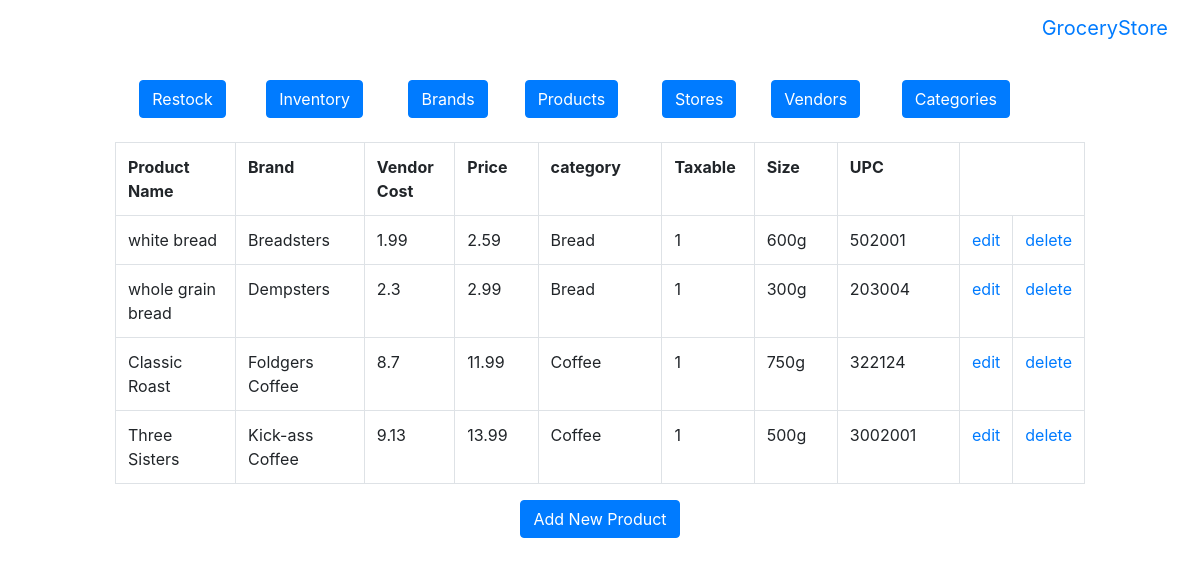
Screenshot of /db-group/htdocs/admin/viewProducts.php with the database file from the repository.
### tables this page shows
CREATE TABLE `items` (
  `description` varchar(128) DEFAULT NULL,
  `brand_id` varchar(128) DEFAULT NULL,
  `vendor_cost` double DEFAULT NULL,
  `price` double DEFAULT NULL,
  `type` varchar(45) DEFAULT NULL,
  `taxable` tinyint(4) DEFAULT NULL,
  `size` varchar(32) DEFAULT NULL,
  `UPC` int(11) DEFAULT NULL
);

### db-group/htdocs/admin/viewProducts.php (the view, shortened to what this page needs)
<?php
 require ('../../mysqli_connect.php');
 $q = "SELECT description, brand_id, vendor_cost, price, type, taxable, size, UPC
FROM items ORDER BY brand_id ASC";
 $r = mysqli_query ($dbc, $q)
	or die("Error: ".mysqli_error($dbc));
 echo '<br/>
 <table class="table table-bordered" border="0" width="90%" cellspacing="3" cellpadding="3" align="center">
 <tr>
 <td align="left" width="15%"><b>Product Name</b></td>
 <td align="left" width="15%"><b>Brand</b></td>
 <td align="left" width="10%"><b>Vendor Cost</b></td>
 <td align="left" width="10%"><b>Price</b></td>
  <td align="left" width="15%"><b>category</b></td>
   <td align="left" width="10%"><b>Taxable</b></td>
    <td align="left" width="10%"><b>Size</b></td>
	 <td align="left" width="15%"><b>UPC</b></td>
 </tr>
 ';
 while ($row = mysqli_fetch_array ($r, MYSQLI_ASSOC)) {
 echo "\t<tr>
   <td align=\"left\">{$row['description']}</td>
   <td align=\"left\">{$row['brand_id']}</td>
   <td align=\"left\">{$row['vendor_cost']}</td>
   <td align=\"left\">{$row['price']}</td>
   <td align=\"left\">{$row['type']}</td>
   <td align=\"left\">{$row['taxable']}</td>
   <td align=\"left\">{$row['size']}</td>
   <td align=\"left\">{$row['UPC']}</td>
   <td align=\"center\"><a href='updateProduct.php?id=". $row['UPC'] ."' title='Update Record' data-toggle='tooltip'>edit</a></td>
        <td align=\"center\"><a href='deleteProduct.php?id=". $row['UPC'] ."' title='Update Record' data-toggle='tooltip'>delete</a></td>
 </tr>\n";
}
 echo '</table><div class="text-center"><a class="btn btn-primary" href="addProduct.php">Add New Product</a></div>';
 ?>

### rows the page displays
items: description "white bread", brand_id "Breadsters", vendor_cost "1.99", price "2.59", type "Bread", taxable "1", size "600g", UPC "502001"
items: description "whole grain bread", brand_id "Dempsters", vendor_cost "2.3", price "2.99", type "Bread", taxable "1", size "300g", UPC "203004"
items: description "Classic Roast", brand_id "Foldgers Coffee", vendor_cost "8.7", price "11.99", type "Coffee", taxable "1", size "750g", UPC "322124"
items: description "Three Sisters", brand_id "Kick-ass Coffee", vendor_cost "9.13", price "13.99", type "Coffee", taxable "1", size "500g", UPC "3002001"
